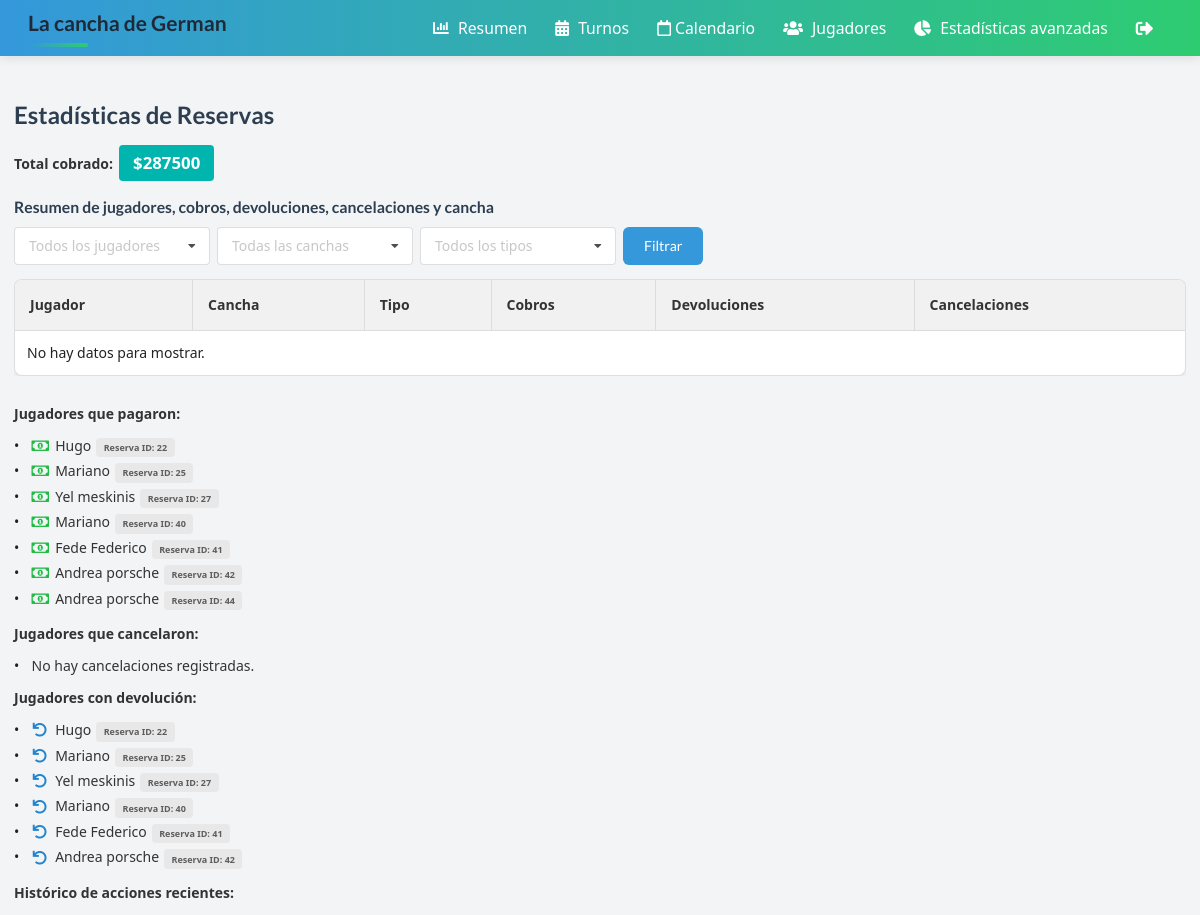
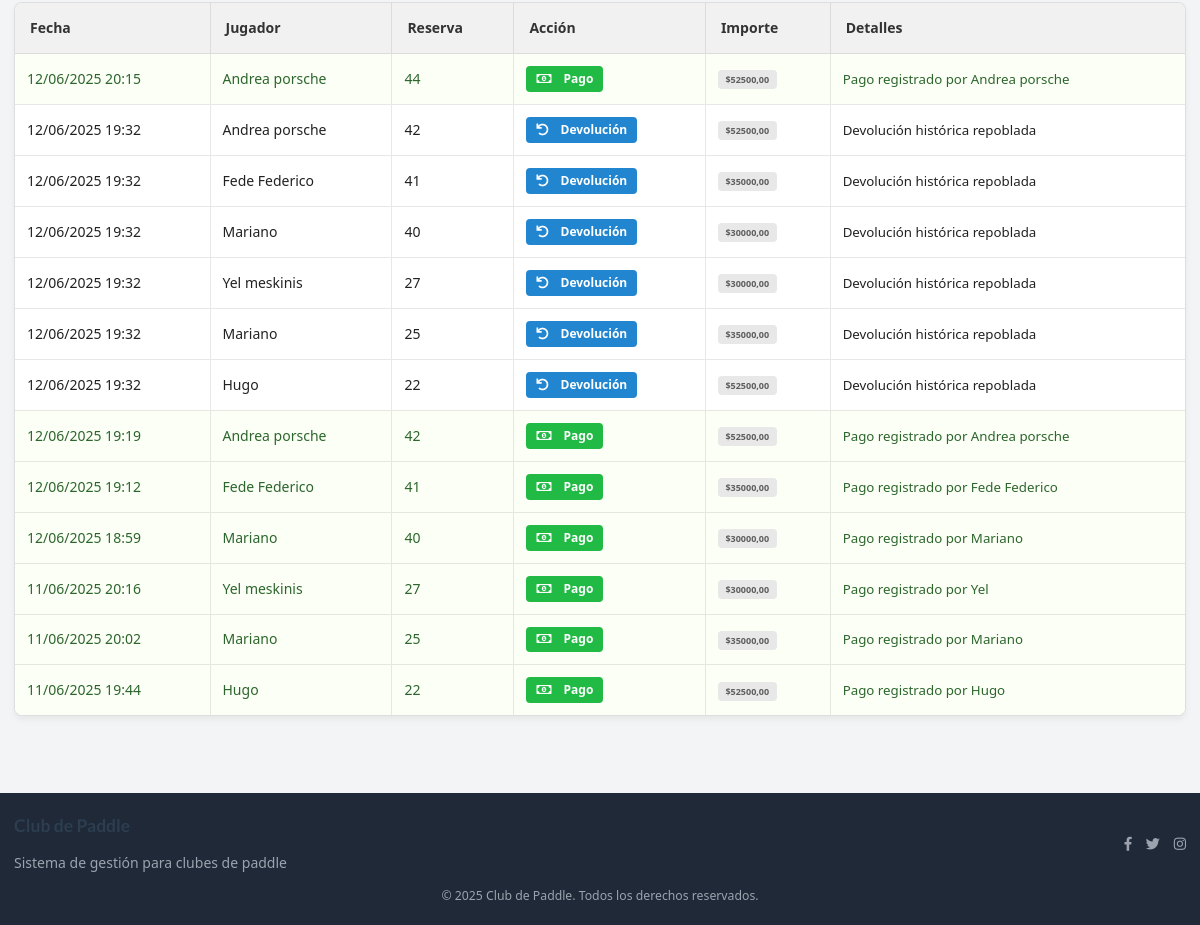
Before: /estadisticas/ with the older database file (2 pictures, top to bottom).
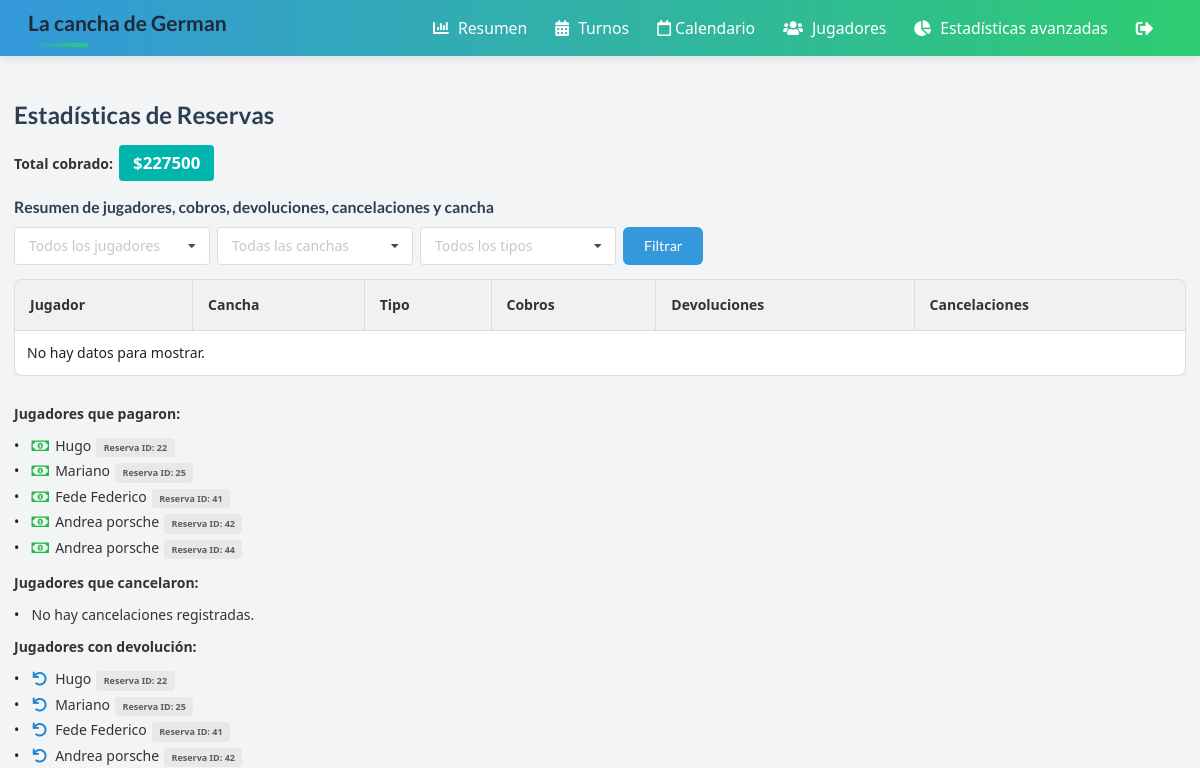
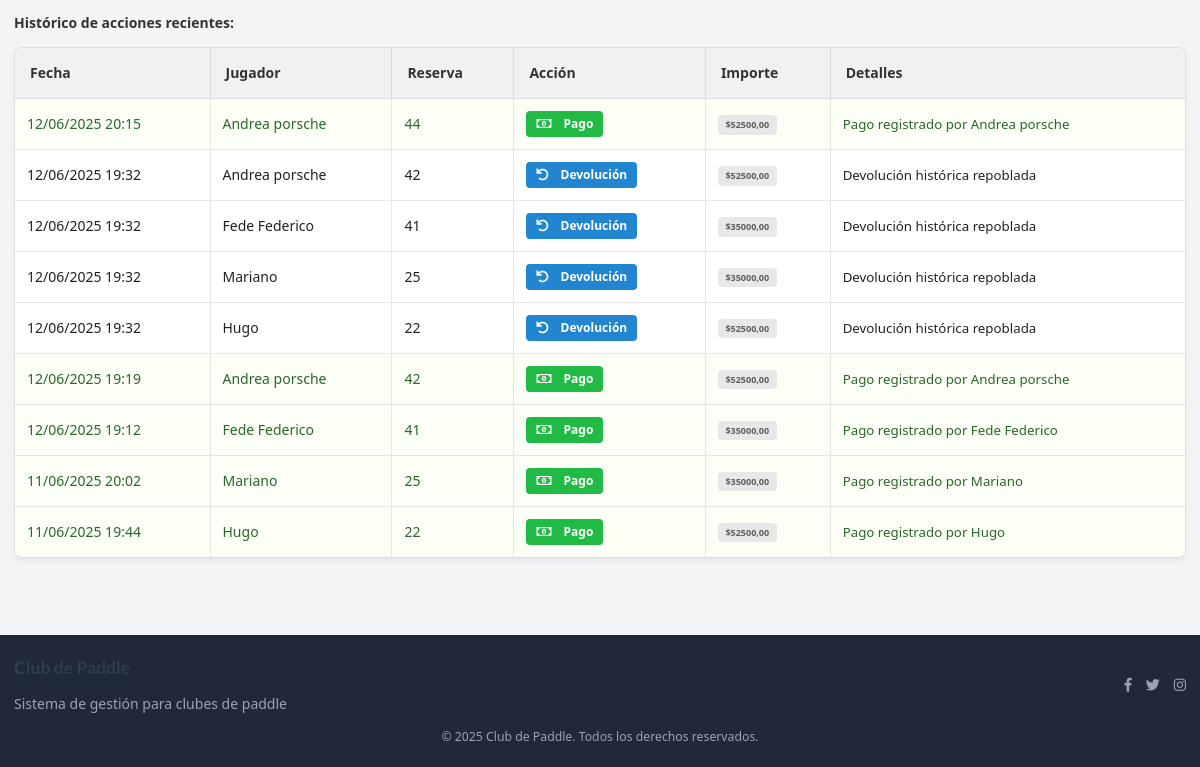
After: the same page with the newer database file (2 pictures, top to bottom).
### padel_admin/models.py (models this page shows, shortened)
class Jugadors(models.Model):
    id_jugador = models.CharField(primary_key=True, max_length=10)
    nom = models.CharField(max_length=30)
    cognom = models.CharField(max_length=30)
    nivell = models.IntegerField(
        default=1, validators=[MinValueValidator(1), MaxValueValidator(6)]
    )
    telefon = models.CharField(max_length=13)
    email = models.EmailField(max_length=50)
    contrasenya = models.CharField(max_length=30)
    foto = models.ImageField(upload_to="fotos_jugadores/", blank=True, null=True)
    fecha_alta = models.DateField(auto_now_add=True)  # Fecha de alta del jugador

class HistoricoReserva(models.Model):
    ACCION_CHOICES = [
        ("pago", "Pago realizado"),
        ("cancelacion", "Reserva cancelada"),
        ("devolucion", "Devolución realizada"),
    ]
    reserva = models.ForeignKey(Reserva, on_delete=models.CASCADE)
    jugador = models.ForeignKey(Jugadors, on_delete=models.CASCADE)
    fecha = models.DateTimeField(auto_now_add=True)
    accion = models.CharField(max_length=20, choices=ACCION_CHOICES)
    importe = models.DecimalField(max_digits=9, decimal_places=2, null=True, blank=True)
    detalles = models.TextField(blank=True, null=True)
    class Meta:
        indexes = [
            models.Index(fields=["reserva"]),
            models.Index(fields=["jugador"]),
            models.Index(fields=["fecha"]),
        ]

class Reserva(models.Model):
    jugador = models.ForeignKey(Jugadors, on_delete=models.CASCADE)
    fecha = models.DateField()
    cancha = models.ForeignKey(Pistes, on_delete=models.CASCADE)
    hora_inicio = models.TimeField()
    hora_fin = models.TimeField()
    recepcionista = models.ForeignKey(
        Recepcionista, on_delete=models.CASCADE, null=True, blank=True
    )
    objects = ReservaManager()
    class Meta:
        unique_together = ("cancha", "fecha", "hora_inicio")
        indexes = [
            models.Index(fields=["fecha"]),
            models.Index(fields=["jugador"]),
            models.Index(fields=["cancha"]),
        ]

### padel_admin/views_estadisticas.py (the view)
# urls.py: path("estadisticas/", estadisticas_reservas, name="estadisticas_reservas"),
def estadisticas_reservas(request):
    pagos = HistoricoReserva.objects.filter(accion="pago").select_related(
        "jugador", "reserva"
    )
    jugadores_pagaron = pagos.values_list(
        "jugador__nom", "jugador__cognom", "reserva__id"
    ).distinct()
    total_cobrado = pagos.aggregate(total=Sum("importe"))["total"] or 0
    cancelaciones = HistoricoReserva.objects.filter(
        accion="cancelacion"
    ).select_related("jugador", "reserva")
    jugadores_cancelaron = cancelaciones.values_list(
        "jugador__nom", "jugador__cognom", "reserva__id"
    ).distinct()
    devoluciones = HistoricoReserva.objects.filter(accion="devolucion").select_related(
        "jugador", "reserva"
    )
    jugadores_devolvieron = devoluciones.values_list(
        "jugador__nom", "jugador__cognom", "reserva__id"
    ).distinct()
    historico = HistoricoReserva.objects.select_related("jugador", "reserva").order_by(
        "-fecha"
    )[:100]
    return render(
        request,
        "estadisticas_reservas.html",
        {
            "jugadores_pagaron": jugadores_pagaron,
            "total_cobrado": total_cobrado,
            "jugadores_cancelaron": jugadores_cancelaron,
            "jugadores_devolvieron": jugadores_devolvieron,
            "historico": historico,
        },
    )

### padel_admin/templates/estadisticas_reservas.html (shortened to what this page needs)
{% extends "base.html" %}
{% block content %}
<h2>Estadísticas de Reservas</h2>
<div class="mb-4">
  <strong>Total cobrado:</strong> <span class="ui teal label" style="font-size:1.2em;">${{ total_cobrado }}</span>
</div>
<div class="mb-8">
  <h3 class="text-lg font-semibold mb-2">Resumen de jugadores, cobros, devoluciones, cancelaciones y cancha</h3>
  <form method="get" class="flex flex-col md:flex-row gap-2 mb-4">
    <select name="jugador" class="ui dropdown w-full md:w-auto">
      <option value="">Todos los jugadores</option>
    </select>
    <select name="cancha" class="ui dropdown w-full md:w-auto">
      <option value="">Todas las canchas</option>
    </select>
    <select name="tipo" class="ui dropdown w-full md:w-auto">
      <option value="">Todos los tipos</option>
    </select>
    <button type="submit" class="ui primary button w-full md:w-auto">Filtrar</button>
  </form>
  <div class="overflow-x-auto">
    <table class="ui celled table">
      <thead>
        <tr>
          <th>Jugador</th>
          <th>Cancha</th>
          <th>Tipo</th>
          <th>Cobros</th>
          <th>Devoluciones</th>
          <th>Cancelaciones</th>
        </tr>
      </thead>
      <tbody>
        {% for r in resumen %}
        <tr>
          <td>{{ r.jugador__nom }} {{ r.jugador__cognom }}</td>
          <td>{{ r.cancha__numero }}</td>
          <td>{{ r.cancha__tipo }}</td>
          <td>{{ r.cobros }}</td>
          <td>{{ r.devoluciones }}</td>
          <td>{{ r.cancelaciones }}</td>
        </tr>
        {% empty %}
        <tr><td colspan="6">No hay datos para mostrar.</td></tr>
        {% endfor %}
      </tbody>
    </table>
  </div>
</div>
<div class="mb-4">
  <strong>Jugadores que pagaron:</strong>
  <ul class="ui list">
    {% for nom, cognom, reserva_id in jugadores_pagaron %}
      <li><i class="money bill alternate outline icon green" title="Pagó"></i> <span class="ui green text">{{ nom }} {{ cognom }}</span> <span class="ui mini label">Reserva ID: {{ reserva_id }}</span></li>
    {% empty %}
      <li>No hay pagos registrados.</li>
    {% endfor %}
  </ul>
</div>
<div class="mb-4">
  <strong>Jugadores que cancelaron:</strong>
  <ul class="ui list">
    {% for nom, cognom, reserva_id in jugadores_cancelaron %}
      <li><i class="ban icon orange" title="Canceló"></i> <span class="ui orange text">{{ nom }} {{ cognom }}</span> <span class="ui mini label">Reserva ID: {{ reserva_id }}</span></li>
    {% empty %}
      <li>No hay cancelaciones registradas.</li>
    {% endfor %}
  </ul>
</div>
<div class="mb-4">
  <strong>Jugadores con devolución:</strong>
  <ul class="ui list">
    {% for nom, cognom, reserva_id in jugadores_devolvieron %}
      <li><i class="undo icon blue" title="Devolución"></i> <span class="ui blue text">{{ nom }} {{ cognom }}</span> <span class="ui mini label">Reserva ID: {{ reserva_id }}</span></li>
    {% empty %}
      <li>No hay devoluciones registradas.</li>
    {% endfor %}
  </ul>
</div>
<div class="mb-4">
  <strong>Histórico de acciones recientes:</strong>
  <table class="ui celled table">
    <thead>
      <tr>
        <th>Fecha</th>
        <th>Jugador</th>
        <th>Reserva</th>
        <th>Acción</th>
        <th>Importe</th>
        <th>Detalles</th>
      </tr>
    </thead>
    <tbody>
    {% for h in historico %}
      <tr class="{% if h.accion == 'pago' %}positive{% elif h.accion == 'devolucion' %}blue{% elif h.accion == 'cancelacion' %}warning{% endif %}">
        <td>{{ h.fecha|date:'d/m/Y H:i' }}</td>
        <td>{{ h.jugador.nom }} {{ h.jugador.cognom }}</td>
        <td>{{ h.reserva.id }}</td>
        <td>
          {% if h.accion == 'pago' %}
            <span class="ui green label"><i class="money bill alternate outline icon"></i> Pago</span>
          {% elif h.accion == 'devolucion' %}
            <span class="ui blue label"><i class="undo icon"></i> Devolución</span>
          {% elif h.accion == 'cancelacion' %}
            <span class="ui orange label"><i class="ban icon"></i> Cancelación</span>
          {% else %}
            <span class="ui label">{{ h.get_accion_display }}</span>
          {% endif %}
        </td>
        <td>{% if h.importe %}<span class="ui mini label">${{ h.importe }}</span>{% else %}-{% endif %}</td>
        <td>
          {% if h.detalles %}
            <span style="font-size:0.95em;">{{ h.detalles }}</span>
          {% else %}-{% endif %}
        </td>
      </tr>
      {% empty %}
        <tr><td colspan="6">No hay acciones registradas.</td></tr>
      {% endfor %}
    </tbody>
  </table>
</div>
{% endblock %}

### padel_admin/templates/base.html (shortened to what this page needs)
<!DOCTYPE html>
{% load static %}
<html lang="es">
<head>
    <link href="https://cdn.jsdelivr.net/npm/tailwindcss@2.2.16/dist/tailwind.min.css" rel="stylesheet">
    <link rel="stylesheet" href="https://use.fontawesome.com/releases/v5.0.7/css/all.css">
    <link rel="stylesheet" href="https://cdnjs.cloudflare.com/ajax/libs/semantic-ui/2.4.0/semantic.min.css">
    <link href="{% static 'main.css' %}" rel="stylesheet">
    <link href="{% static 'responsive.css' %}" rel="stylesheet">
</head>
<body class="bg-gray-100">
    <header>
        <nav class="bg-gray-300">
            <div class="mx-auto px-4 sm:px-6 lg:px-8">
                <div class="flex justify-between h-16">
                    <div class="flex items-center">
                        <h1 class="text-2xl font-bold text-gray-800">La cancha de German</h1>
                    </div>
                    <div class="flex items-center">
                        <a href="/estadisticas/" class="text-gray-800 hover:text-black px-4 py-2 rounded-md text-lg font-medium">
                            <i class="fas fa-chart-bar"></i> Resumen
                        </a>
                        <a href="/reserves" class="text-gray-800 hover:text-black px-4 py-2 rounded-md text-lg font-medium">
                            <i class="fas fa-calendar-alt"></i> Turnos
                        </a>
                        <a href="/calendario" class="text-gray-800 hover:text-black px-4 py-2 rounded-md text-lg font-medium">
                            <i class="far fa-calendar"></i> Calendario
                        </a>
                        <a href="/jugadors" class="text-gray-800 hover:text-black px-4 py-2 rounded-md text-lg font-medium">
                            <i class="fas fa-users"></i> Jugadores
                        </a>
                        <a href="/estadisticas_avanzadas/" class="text-gray-800 hover:text-black px-4 py-2 rounded-md text-lg font-medium">
                            <i class="fas fa-chart-pie"></i> Estadísticas avanzadas
                        </a>
                        <a href="/logout" class="text-gray-800 hover:text-black px-4 py-2 text-xl" title="Cerrar sesión">
                            <i class="fas fa-sign-out-alt"></i>
                        </a>
                    </div>
                </div>
            </div>
        </nav>
    </header>
    <div class="container mx-auto px-4 py-8 fade-in">
        {% block content %}{% endblock %}
    </div>
    <footer class="bg-gray-800 text-white py-6 mt-10">
        <div class="container mx-auto px-4">
            <div class="flex flex-col md:flex-row justify-between items-center">
                <div class="mb-4 md:mb-0">
                    <h3 class="text-xl font-bold">Club de Paddle</h3>
                    <p class="text-gray-400">Sistema de gestión para clubes de paddle</p>
                </div>
                <div class="flex space-x-4">
                    <a href="#" class="text-gray-400 hover:text-white">
                        <i class="fab fa-facebook-f"></i>
                    </a>
                    <a href="#" class="text-gray-400 hover:text-white">
                        <i class="fab fa-twitter"></i>
                    </a>
                    <a href="#" class="text-gray-400 hover:text-white">
                        <i class="fab fa-instagram"></i>
                    </a>
                </div>
            </div>
            <div class="mt-4 text-center text-gray-400 text-sm">
                &copy; {% now "Y" %} Club de Paddle. Todos los derechos reservados.
            </div>
        </div>
    </footer>
</body>
</html>

### padel_admin/static/main.css (style rules this page uses)
:root { --primary-color: #3498db; --secondary-color: #2ecc71; --accent-color: #e74c3c; --text-color: #333; --light-bg: #f8f9fa; --dark-bg: #343a40; }
body { font-family: 'Segoe UI', Tahoma, Geneva, Verdana, sans-serif; color: var(--text-color); background-color: var(--light-bg); padding-top: 72px; }
nav.bg-gray-300 { background: linear-gradient(to right, #3498db, #2ecc71); box-shadow: 0 2px 10px rgba(0, 0, 0, 0.1); }
nav a { transition: all 0.3s ease; font-weight: 500; color: white !important; }
header { position: fixed; top: 0; left: 0; width: 100%; z-index: 1000; }
.container { max-width: 1200px; margin: 0 auto; }
.ui.button { border-radius: 6px !important; transition: all 0.3s ease !important; font-weight: 500 !important; }
.ui.primary.button { background-color: var(--primary-color) !important; }
.ui.table { border-radius: 8px !important; overflow: hidden; box-shadow: 0 4px 6px rgba(0, 0, 0, 0.05); }
.ui.table thead th { background-color: #f1f1f1 !important; color: var(--text-color) !important; font-weight: 600 !important; padding: 15px !important; }
.fade-in { animation: fadeIn 0.5s ease forwards; }
.ui.celled.table td { padding: 12px !important; }
i.fas { margin-right: 5px; }
h1, h2, h3 { color: #2c3e50; font-weight: 600; }
h1 { margin-bottom: 30px; position: relative; padding-bottom: 10px; }
h1:after { content: ''; position: absolute; bottom: 0; left: 0; width: 60px; height: 4px; background: linear-gradient(to right, var(--primary-color), var(--secondary-color)); border-radius: 2px; }

### padel_admin/static/responsive.css (style rules this page uses)
:root { --breakpoint-sm: 640px; --breakpoint-md: 768px; --breakpoint-lg: 1024px; --breakpoint-xl: 1280px; }
@media (hover: none) { .ui.button, a { transition: none !important; } }

Changed rows visible on the page:
no longer on this page (row unchanged): Jugadors: nom "Yel", cognom "meskinis", reserva_id "27"
removed HistoricoReserva: fecha "12/06/2025 19:32", jugador.nom "Mariano", reserva.id "40", accion "devolucion" (drawn), importe "30000,00", detalles "Devolución histórica repoblada"
removed HistoricoReserva: fecha "12/06/2025 19:32", jugador.nom "Yel", jugador.cognom "meskinis", reserva.id "27", accion "devolucion" (drawn), importe "30000,00", detalles "Devolución histórica repoblada"
removed HistoricoReserva: fecha "12/06/2025 18:59", jugador.nom "Mariano", reserva.id "40", accion "pago" (drawn), importe "30000,00", detalles "Pago registrado por Mariano"
removed HistoricoReserva: fecha "11/06/2025 20:16", jugador.nom "Yel", jugador.cognom "meskinis", reserva.id "27", accion "pago" (drawn), importe "30000,00", detalles "Pago registrado por Yel"
Other visible differences:
{{ total_cobrado }}: "287500" → "227500"
